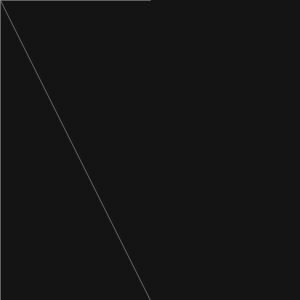
Frame 1 (no input)
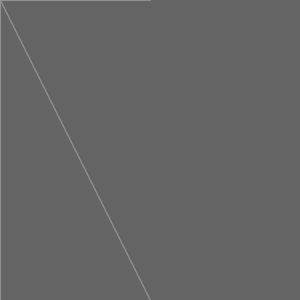
Frame 60 (the mouse pressed at the canvas centre just before this capture)
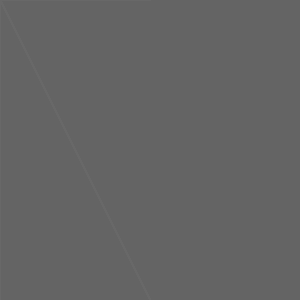
Frame 120 (the mouse held since frame 60 and released just before this capture)

The Processing sketch that drew these frames (run headless with seeded random() and noise(); from frame 60 on, the mouse is pressed at the canvas centre):

// Processing sketch: processing_35631
// ── processing_35631.pde

void setup(){
size(300,300);
background(0,0,0);
frameRate(50);
smooth();
}

void draw(){
  
  noStroke();
 rectMode(CORNERS);
  fill(100,50);
  rect(0,0,300,300);

  stroke(150,150-mouseX);
line(0,0,mouseX,mouseY);
stroke(150,mouseX-150);
line(150,0,mouseX,mouseY);


  stroke(150,150-mouseX);
line(150,0,mouseX,mouseY);
stroke(150,mouseX-150);
line(300,0,mouseX,mouseY);

  stroke(150,150-mouseX);
line(150,300,mouseX,mouseY);
  stroke(150,mouseX-150);
line(150,300,mouseX,mouseY);

 stroke(150,150-mouseX);
line(0,300,mouseX,mouseY);
 stroke(150,mouseX-150);
line(300,300,mouseX,mouseY);
}


void mouseDragged(){
  
//sun
fill(255,255,0,150-mouseX);
ellipse(75,mouseX,(mouseY-100)/2,(mouseY-100)/2);

//leftwalls
fill(100,150-mouseX);
triangle(150,300,mouseX,mouseY,150,0);
noStroke();
fill(150,150-mouseX);
triangle(0,0,mouseX,mouseY,0,300);
//leftfloor
fill(225,150-mouseX);
triangle(0,300,mouseX,mouseY,150,300);
//leftsky
fill(150,240,240,150-mouseX);
triangle(150,0,mouseX,mouseY,0,0);


//moon
stroke(150,150-mouseX);
fill(255,255,255,mouseX-150);
ellipse(225,mouseX/5,(mouseY-100)/4,(mouseY-100)/4);

//rightwalls
noStroke();
fill(100,mouseX-150);
triangle(150,300,mouseX,mouseY,150,0);
fill(50,mouseX-150);
triangle(300,300,mouseX,mouseY,300,0);
//rightfloor
fill(125,mouseX-150);
triangle(150,300,mouseX,mouseY,300,300);
//rightsky
fill(70,100,100,mouseX-150);
triangle(300,0,mouseX,mouseY,150,0);
  
}
